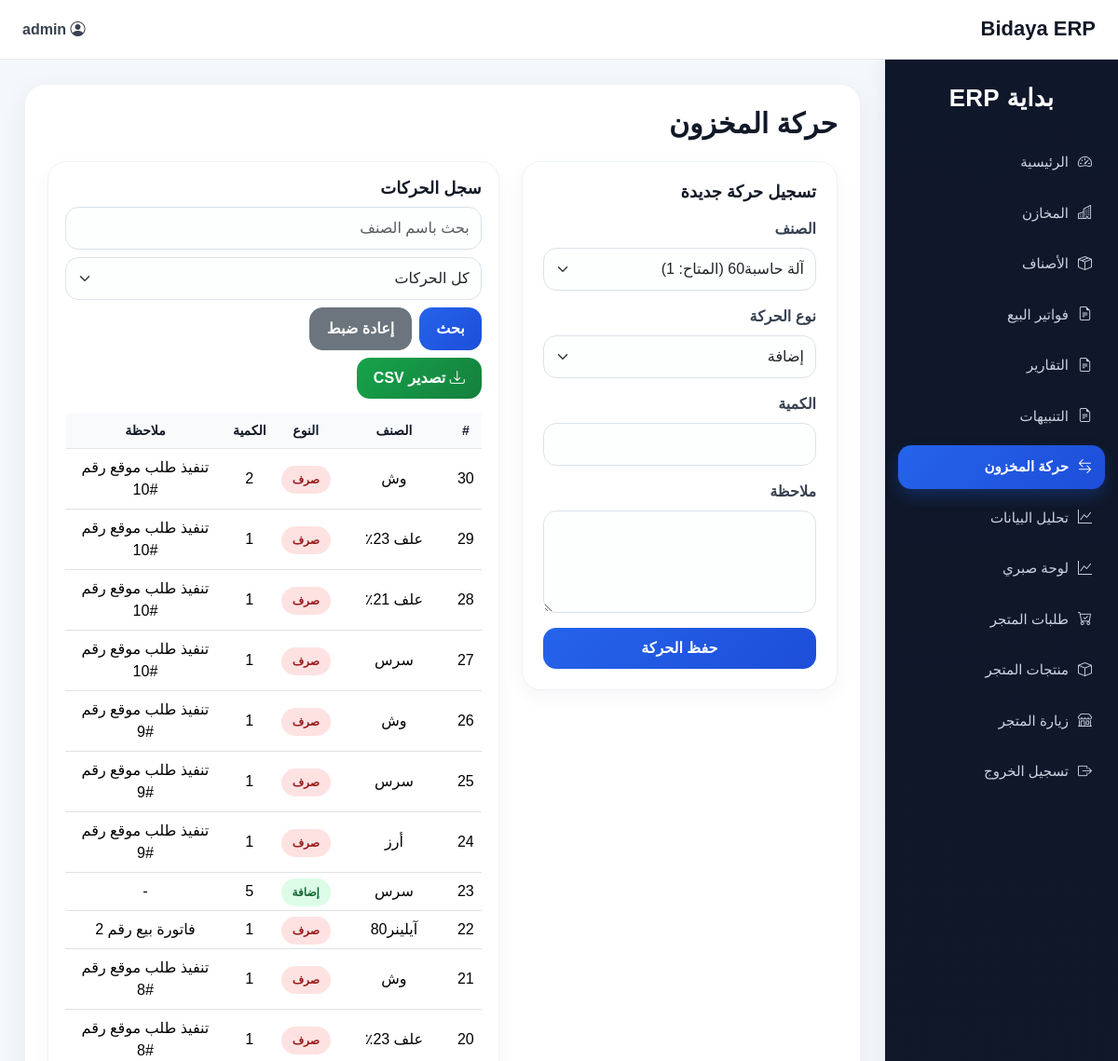
The page /movement (signed in, upper part) on the database as committed earlier.
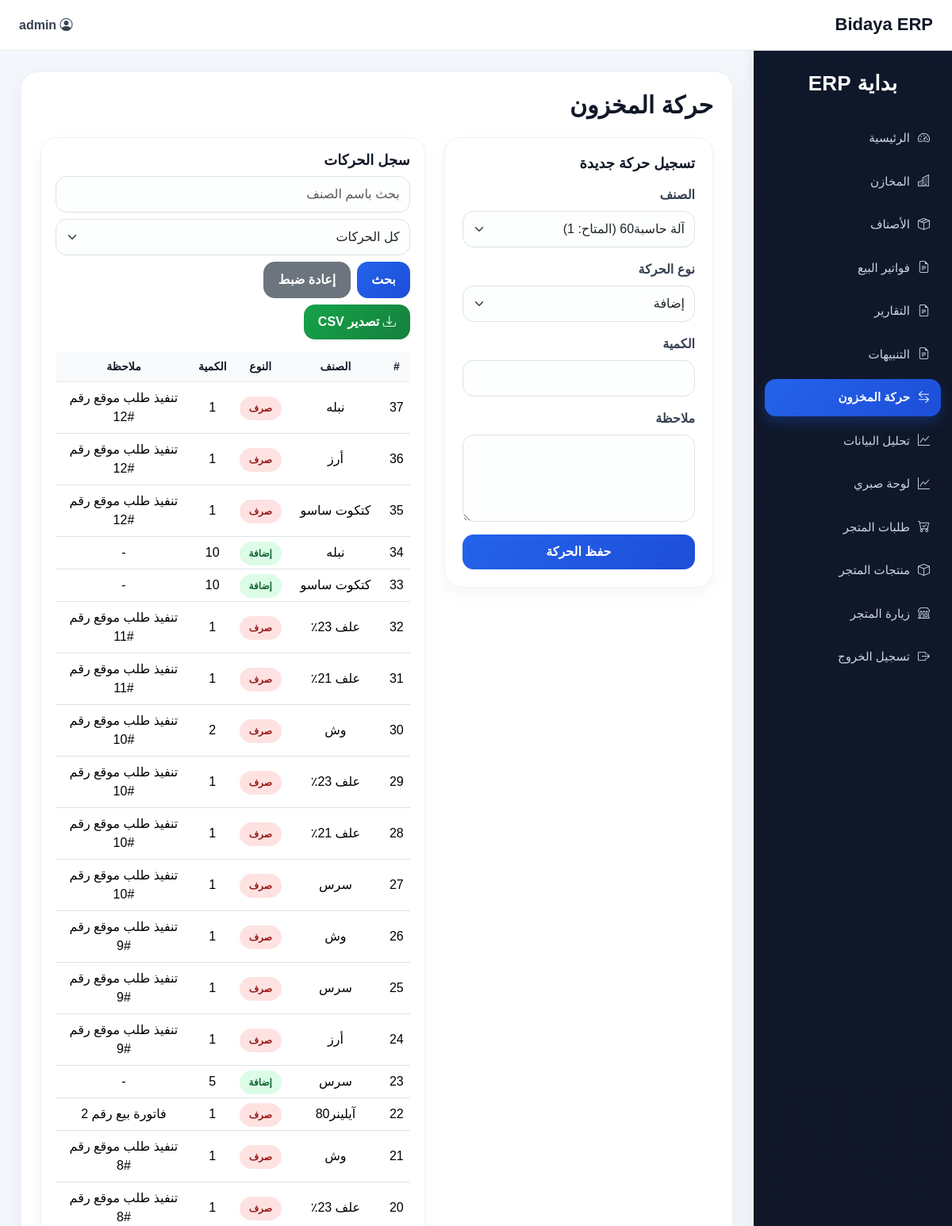
The same page on the database as committed later.
### app/models.py (models this page shows)
class StockMovement(db.Model):
    id = db.Column(db.Integer, primary_key=True)
    item_id = db.Column(db.Integer, db.ForeignKey("item.id"), nullable=False)
    quantity = db.Column(db.Integer, nullable=False)
    movement_type = db.Column(db.String(10), nullable=False)
    note = db.Column(db.Text)
    item = db.relationship("Item", backref="movements")

class Item(db.Model):
    id = db.Column(db.Integer, primary_key=True)
    item_code = db.Column(db.String(50), nullable=False)
    name = db.Column(db.String(100), nullable=False)
    description = db.Column(db.Text)
    purchase_price = db.Column(db.Float, default=0)
    sale_price = db.Column(db.Float, default=0)
    unit_profit = db.Column(db.Float, default=0)
    quantity = db.Column(db.Integer, default=0)
    reorder_level = db.Column(db.Integer, default=0)
    notes = db.Column(db.Text)
    warehouse_id = db.Column(db.Integer, db.ForeignKey("warehouse.id"), nullable=False)

### app/routes.py (the view, shortened to what this page needs)
    @app.route("/movement", methods=["GET", "POST"])
    @login_required
    def movement():
        from flask import Response
        import csv
        from io import StringIO
        items = Item.query.order_by(Item.name.asc()).all()
        q = request.args.get("q", "").strip()
        movement_filter = request.args.get("movement_type", "").strip()
        export = request.args.get("export", "").strip()
        query = StockMovement.query.join(Item)
        if q:
            query = query.filter(Item.name.contains(q))
        if movement_filter in ["in", "out"]:
            query = query.filter(StockMovement.movement_type == movement_filter)
        movements = query.order_by(StockMovement.id.desc()).all()
        return render_template(
            "movement.html",
            items=items,
            movements=movements,
            q=q,
            movement_filter=movement_filter
        )

### app/models.py (called while the page is built)
@login_manager.user_loader
def load_user(user_id):
    return User.query.get(int(user_id))

### app/templates/movement.html (shortened to what the changed rows need)
{% extends "layout.html" %}
{% block content %}
<h2 class="page-title">حركة المخزون</h2>
<div class="row g-4">
    <div class="col-lg-7">
        <div class="table-wrap">
            <div class="table-responsive">
                <table class="table text-center">
                    <thead>
                        <tr>
                            <th>#</th>
                            <th>الصنف</th>
                            <th>النوع</th>
                            <th>الكمية</th>
                            <th>ملاحظة</th>
                        </tr>
                    </thead>
                    <tbody>
                        {% for movement in movements %}
                        <tr>
                            <td>{{ movement.id }}</td>
                            <td>{{ movement.item.name }}</td>
                            <td>
                                {% if movement.movement_type == "in" %}
                                <span class="badge-soft-success">إضافة</span>
                                {% else %}
                                <span class="badge-soft-danger">صرف</span>
                                {% endif %}
                            </td>
                            <td>{{ movement.quantity }}</td>
                            <td>{{ movement.note or "-" }}</td>
                        </tr>
                        {% else %}
                        <tr>
                            <td colspan="5" class="empty-state">لا توجد حركات مطابقة</td>
                        </tr>
                        {% endfor %}
                    </tbody>
                </table>
            </div>
        </div>
    </div>
</div>
{% endblock %}

Rows that differ between the two databases and show on the page:
added StockMovement: id "37", item.name "نبله", movement_type "صرف", quantity "1", note "تنفيذ طلب موقع رقم #12"
added StockMovement: id "36", item.name "أرز", movement_type "صرف", quantity "1", note "تنفيذ طلب موقع رقم #12"
added StockMovement: id "35", item.name "كتكوت ساسو", movement_type "صرف", quantity "1", note "تنفيذ طلب موقع رقم #12"
added StockMovement: id "34", item.name "نبله", movement_type "إضافة", quantity "10", note "-"
added StockMovement: id "33", item.name "كتكوت ساسو", movement_type "إضافة", quantity "10", note "-"
added StockMovement: id "32", item.name "علف 23٪", movement_type "صرف", quantity "1", note "تنفيذ طلب موقع رقم #11"
added StockMovement: id "31", item.name "علف 21٪", movement_type "صرف", quantity "1", note "تنفيذ طلب موقع رقم #11"
